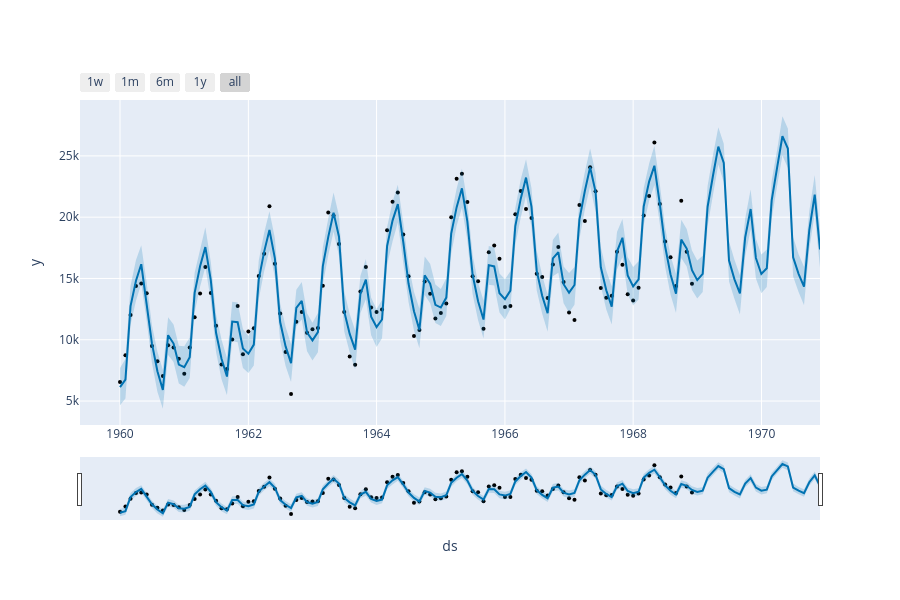

The cell this chart's notebook holds for it:
### Markdown cell above
**[Bonus 🥇]** We can make our plots interactive with another Python library called [Plotly](https://plotly.com/python/):

### Code cell
from prophet.plot import plot_plotly

plot_plotly(model, forecast)
